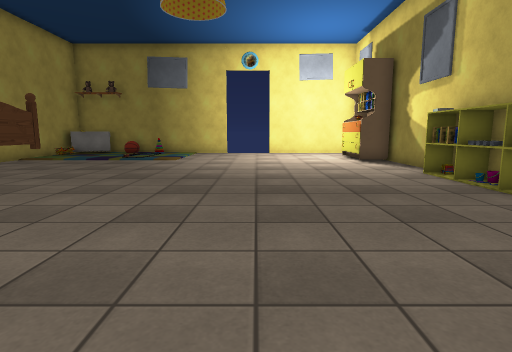
[1] (above)

15 first-person views from a walk through a scene from a Unity 3-D project. The camera is 1.2 m above the floor, tilts 8° down and sees 80° across. The floor is counted in squares, 1 m on a side. Each view is taken from the middle of a square. On the plan, view 1 faces up. The plan holds only what a view shows up to about 13 squares ahead; the rest is blank. Some animated figures are not drawn. Door leaves are left out, so doorways stand open. Some surface patterns are stand-ins.

[2]
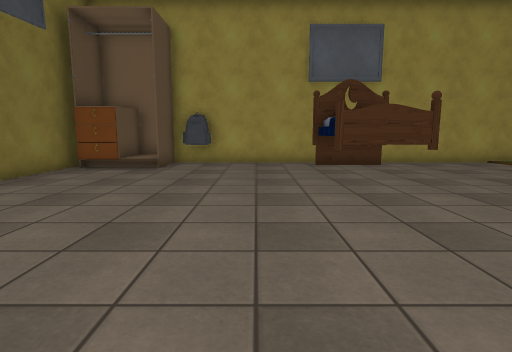

[3]
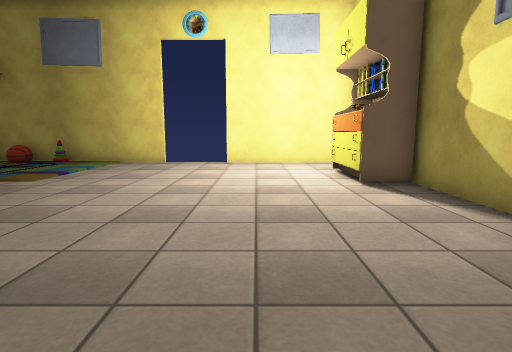

[4]
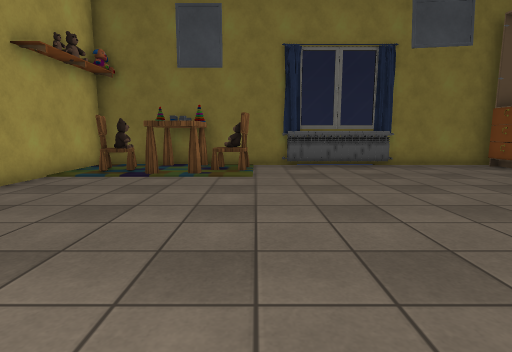

[5]
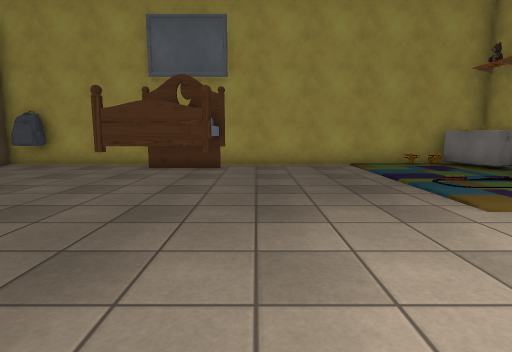

[6]
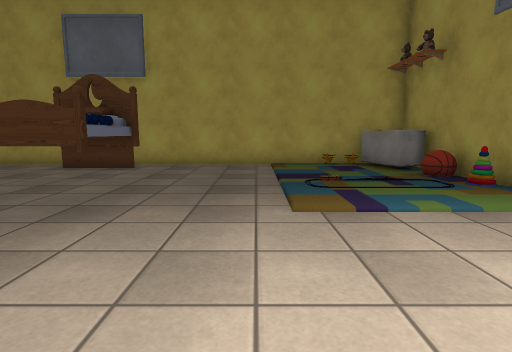

[7]
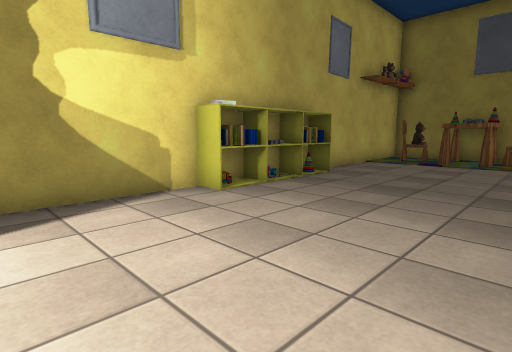

[8]
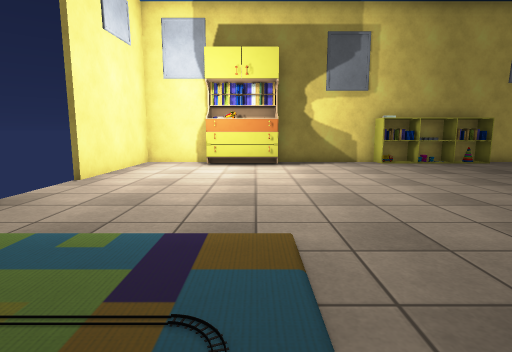

[9]
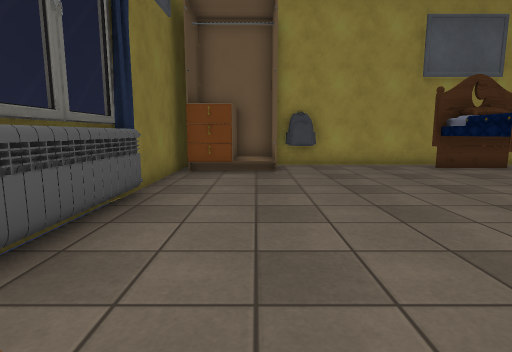

[10]
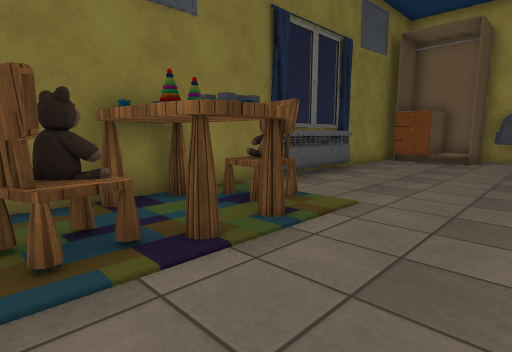

[11]
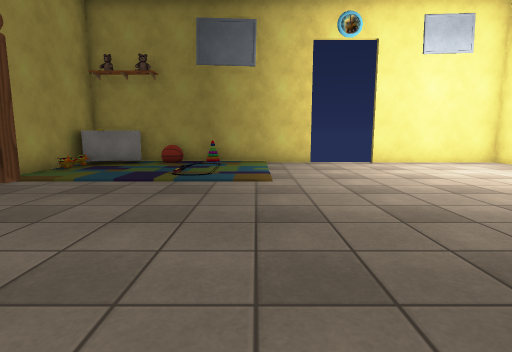

[12]
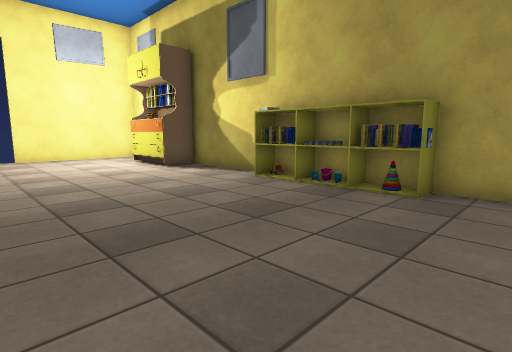

[13]
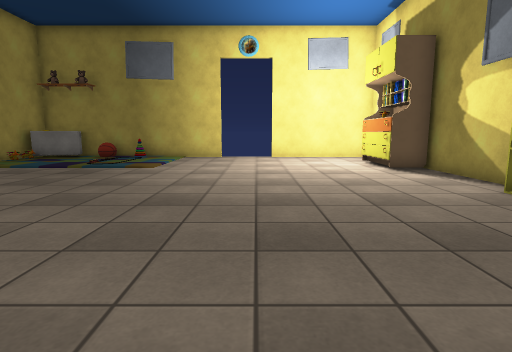

[14]
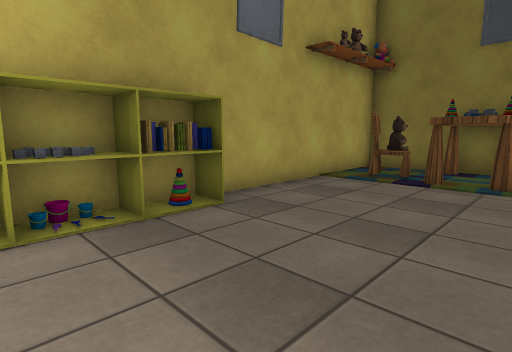

[15]
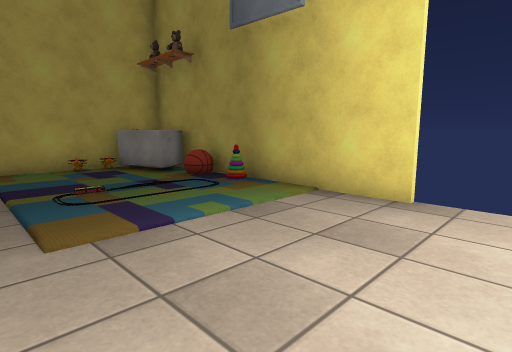

### Floor plan
Ten units are one square. View 1 is at (0, 0); x grows to the right and y downward. Boxes are objects, and circles mark ways between rooms. Rooms are numbered by the first view taken in them; rooms with no view inside come last. Other rooms are left out.
<svg viewBox="-111 -191 174 221">
<path fill="none" stroke="#000" d="M-16 -185 -106 -185 -106 -5M58 -160 58 -185 8 -185M-86 25 58 25 58 -135M-101 25 -86 25"/>
<rect x="-105" y="-15" width="20" height="10" fill="#bbb"><title>wardrobe</title></rect>
<rect x="-105" y="-25" width="10" height="10" fill="#bbb"><title>other object</title></rect>
<rect x="-105" y="-185" width="20" height="20" fill="#bbb"><title>other object</title></rect>
<rect x="-95" y="-95" width="40" height="40" fill="#bbb"><title>bed</title></rect>
<rect x="-85" y="5" width="10" height="10" fill="#bbb"><title>other object</title></rect>
<rect x="-75" y="-185" width="10" height="10" fill="#bbb"><title>ball</title></rect>
<rect x="-65" y="-175" width="10" height="10" fill="#bbb"><title>other object</title></rect>
<rect x="-65" y="-185" width="10" height="10" fill="#bbb"><title>pyramid</title></rect>
<rect x="-45" y="15" width="30" height="10" fill="#bbb"><title>radiator</title></rect>
<rect x="-5" y="5" width="20" height="10" fill="#bbb"><title>chair</title></rect>
<rect x="15" y="5" width="10" height="20" fill="#bbb"><title>pyramid</title></rect>
<rect x="15" y="-5" width="20" height="10" fill="#bbb"><title>table</title></rect>
<rect x="25" y="15" width="10" height="10" fill="#bbb"><title>other object</title></rect>
<rect x="25" y="5" width="10" height="10" fill="#bbb"><title>pyramid</title></rect>
<rect x="35" y="-5" width="20" height="20" fill="#bbb"><title>chair</title></rect>
<rect x="45" y="-55" width="10" height="10" fill="#bbb"><title>other object</title></rect>
<rect x="45" y="-65" width="10" height="10" fill="#bbb"><title>other object</title></rect>
<rect x="45" y="-75" width="10" height="10" fill="#bbb"><title>shelf</title></rect>
<rect x="45" y="-85" width="10" height="10" fill="#bbb"><title>other object</title></rect>
<rect x="45" y="-95" width="10" height="10" fill="#bbb"><title>other object</title></rect>
<rect x="45" y="-165" width="10" height="40" fill="#bbb"><title>other object</title></rect>
<rect x="-105" y="15" width="20" height="10" fill="#bbb"><title>other object</title></rect>
<rect x="-105" y="5" width="20" height="10" fill="#bbb"><title>wardrobe</title></rect>
<circle cx="-100" cy="0" r="3" fill="#2a7"/>
<circle cx="-80" cy="10" r="3" fill="#2a7"/>
<circle cx="-80" cy="20" r="3" fill="#2a7"/>
<circle cx="-85" cy="0" r="3" fill="#2a7"/>
<text x="-20" y="-80">1</text>
<text x="-100" y="10">2</text>
</svg>
Room 1 opens to room 2.

Where each view was taken, in squares from view 1:
view 1: 0 up, 0 right, facing up
view 2: 4 up, 2 right, facing left
view 3: 6 up, 2 right, facing up
view 4: 9 up, 0 right, facing down
view 5: 10 up, 1 right, facing left
view 6: 13 up, 1 right, facing left
view 7: 13 up, 0 right, facing down-right
view 8: 14 up, 7 left, facing right
view 9: 0 up, 1 right, facing left
view 10: 3 up, 5 right, facing down-left
view 11: 6 up, 4 left, facing up
view 12: 3 up, 1 left, facing up-right
view 13: 3 up, 0 right, facing up
view 14: 8 up, 1 right, facing down-right
view 15: 13 up, 0 right, facing up-left
